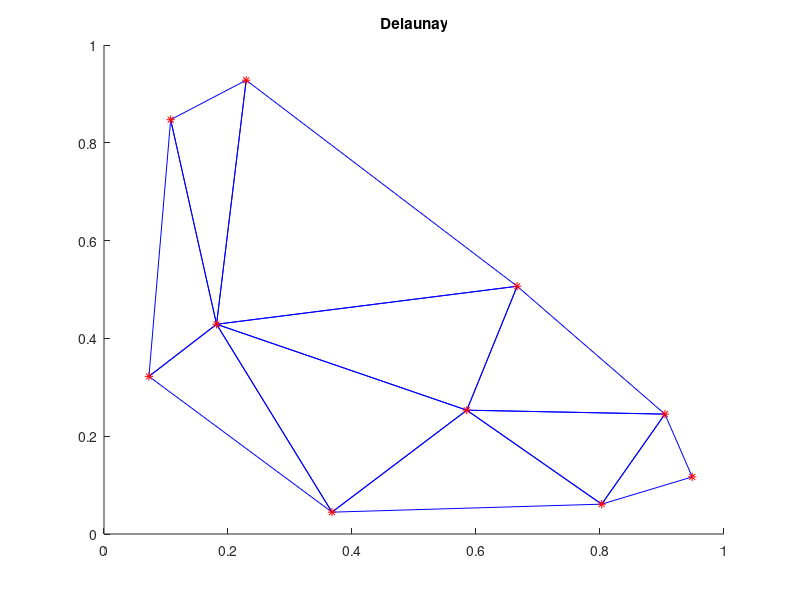
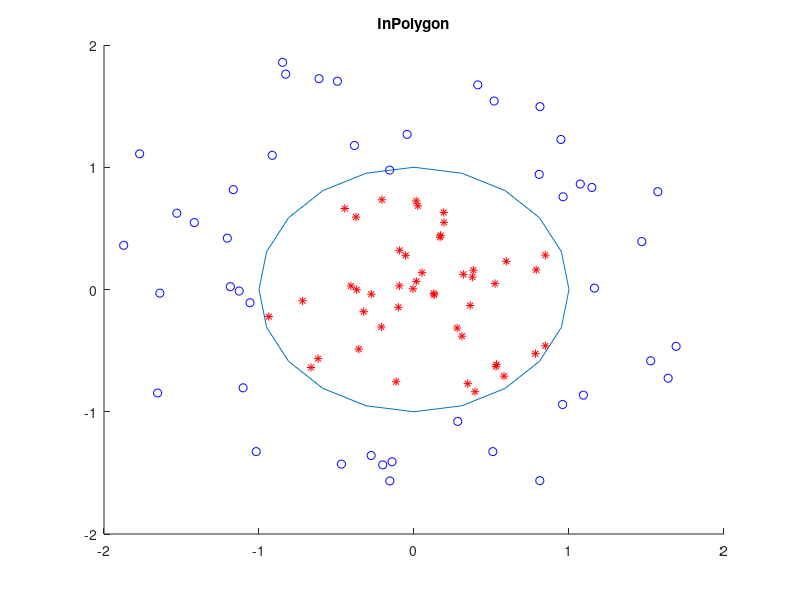
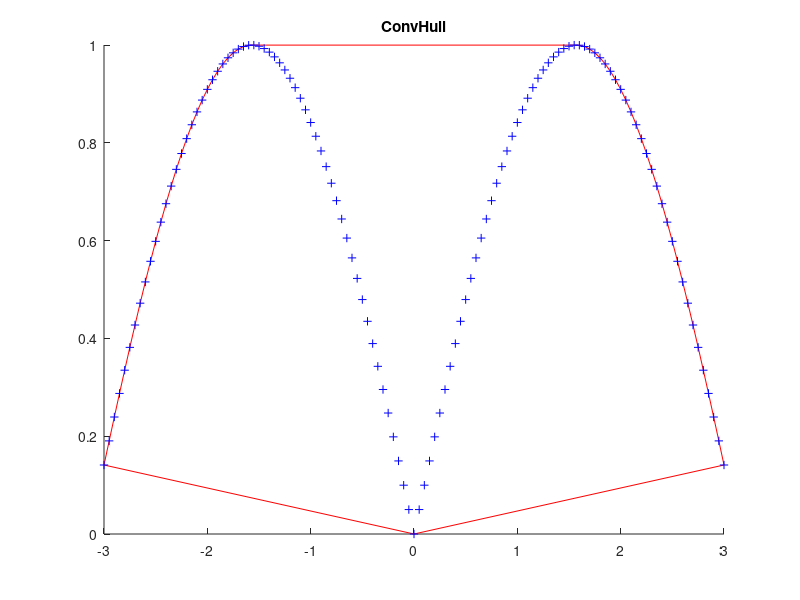
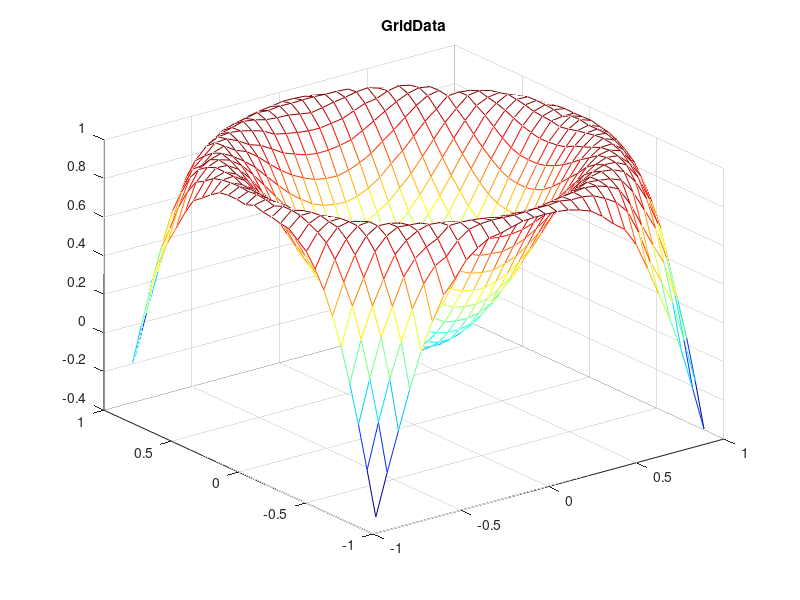

Write MATLAB code to recreate these figures, in order.
% Geometry 

x = rand(1, 10);
y = rand(size(x));
T = delaunay(x, y);
X = [x(T(:, 1)); x(T(:, 2)); x(T(:, 3)); x(T(:, 1))];
Y = [y(T(:, 1)); y(T(:, 2)); y(T(:, 3)); y(T(:, 1))];

figure(1);
hold on;
axis([0, 1, 0, 1]);
plot(X, Y, "b");
plot(x, y, "r*");
title("Delaunay");
hold off;
print("IMG/29_Geometry/01_delaunay.png");


x = randn(100, 1);
y = randn(100, 1);

vx = cos(pi * [-1 : 0.1 : 1]);
vy = sin(pi * [-1 : 0.1 : 1]);
in = inpolygon(x, y, vx, vy);
figure(2);
hold on;
plot(vx, vy);
plot(x(in), y(in), "r*");
plot(x(!in), y(!in), "bo");
title("InPolygon");
axis([-2, 2, -2, 2]);
hold off;
print("IMG/29_Geometry/02_inpolygon.png");


x = -3 : 0.05 : 3;
y = abs(sin(x));
k = convhull(x, y);
figure(3);
hold on;
plot(x(k), y(k), "r-");
plot(x, y, "b+");
title("ConvHull");
hold off;
print("IMG/29_Geometry/03_convhull.png");


x = 2 * rand(1000, 1) - 1;
y = 2 * rand(1000, 1) - 1;
z = sin(2 * (x.^2 + y.^2));
[xx, yy] = meshgrid(linspace(-1, 1, 32));
figure(4);
zz = griddata(x, y, z, xx, yy);
colormap jet;
mesh(xx, yy, zz);
title("GridData");
print("IMG/29_Geometry/04_griddata.png");

